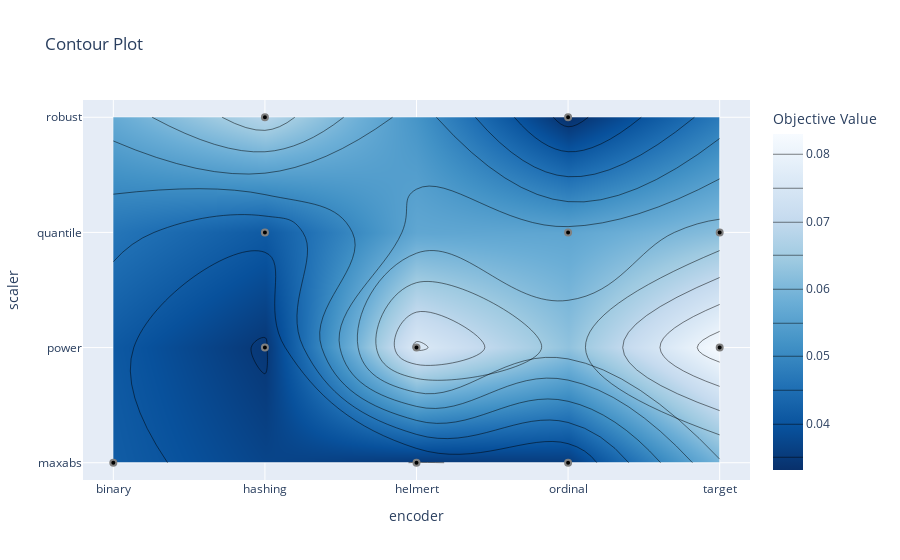

The cell this chart's notebook holds for it:
### Code cell
ov.plot_contour(AdaBoostRegressor_study, params=["encoder", "scaler"])

### Figure 1 — Plotly figure (JSON) as saved in the notebook; plotly's stock layout.template omitted (floating-point values rounded to 4 significant figures)
{"data": [{"colorbar": {"title": {"text": "Objective Value"}}, "colorscale": [[0, "rgb(247,251,255)"], [0.125, "rgb(222,235,247)"], [0.25, "rgb(198,219,239)"], [0.375, "rgb(158,202,225)"], [0.5, "rgb(107,174,214)"], [0.625, "rgb(66,146,198)"], [0.75, "rgb(33,113,181)"], [0.875, "rgb(8,81,156)"], [1, "rgb(8,48,107)"]], "connectgaps": true, "contours": {"coloring": "heatmap"}, "hoverinfo": "none", "line": {"smoothing": 1.3}, "reversescale": true, "type": "contour", "x": ["binary", "hashing", "helmert", "ordinal", "target"], "y": ["maxabs", "power", "quantile", "robust"], "z": [[0.04168, null, 0.03489, 0.0355, null], [null, 0.03442, 0.07601, null, 0.08301], [null, 0.04117, null, 0.05616, 0.06164], [null, 0.06806, null, 0.03311, null]]}, {"marker": {"color": "black", "line": {"color": "Gray", "width": 2}}, "mode": "markers", "name": "Feasible Trial", "showlegend": false, "type": "scatter", "x": ["ordinal", "helmert", "target", "target", "hashing", "hashing", "ordinal", "helmert", "binary", "ordinal", "hashing"], "y": ["quantile", "power", "power", "quantile", "robust", "quantile", "maxabs", "maxabs", "maxabs", "robust", "power"]}, {"marker": {"color": "#cccccc", "line": {"color": "Gray", "width": 2}}, "mode": "markers", "name": "Infeasible Trial", "showlegend": false, "type": "scatter", "x": [], "y": []}], "layout": {"title": {"text": "Contour Plot"}, "xaxis": {"range": [-0.2, 4.2], "title": {"text": "encoder"}, "type": "category"}, "yaxis": {"range": [-0.15, 3.15], "title": {"text": "scaler"}, "type": "category"}}}
